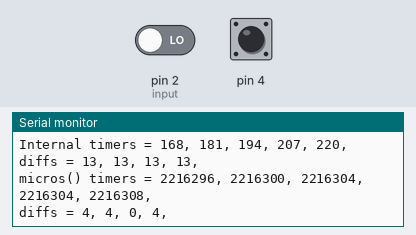
The sketch below on a simulated Arduino Uno, built with avr-gcc and run on an emulated ATmega328P. On the bench: the last lines printed to the serial monitor. The test bench sets the inputs (shaded band); at power-on: pin 2 (input) LOW, pin 4 HIGH.

Above: at 2.4 s.
2.5 s: pin 2 (input) driven HIGH
At 4.5 s:
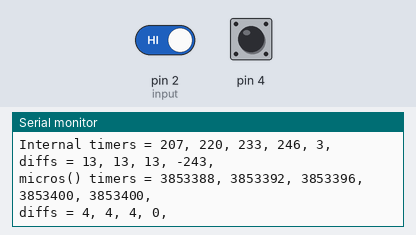
5.2 s: pin 4 pulled LOW for 1 s
9.9 s: pin 4 pulled LOW for 3.2 s
16.8 s: pin 2 (input) driven LOW
At 18.2 s:
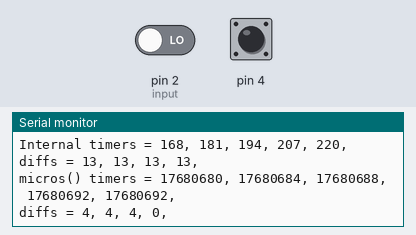
18.3 s: pin 4 pulled LOW for 1 s
Timing chart, 0 to 21.3 s (numbered marks = the images above; inputs shaded):
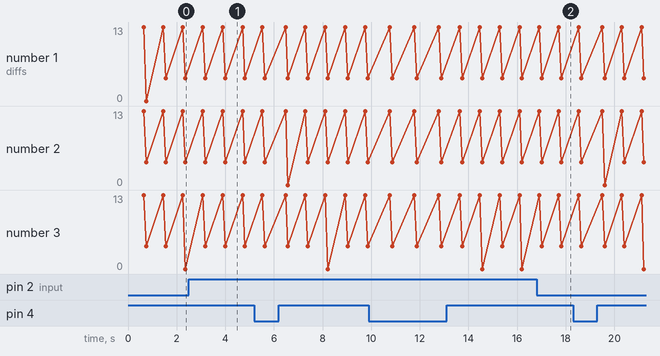

The sketch:

Timers.ino
```cpp
// Pin 13 has an LED connected on most Arduino boards.
// give it a name:
int input = 2;
const int timers = 5;
long timer[timers];

// the setup routine runs once when you press reset:
void setup() {
  Serial.begin(9600);

  pinMode(2, INPUT);
  digitalWrite(2, HIGH);
  pinMode(4, INPUT);
  digitalWrite(4, HIGH);

  Serial.print("TCCR1A = ");
  Serial.print(TCCR2A);
  Serial.print(" | TCCR1B = ");
  Serial.println(TCCR2B);
  // initialize the digital pin as an output.
  pinMode(input, INPUT);
  TCCR2A = 0;
  TCCR2B &= ~((1 << 3) - 1);
  TCCR2B |= 1;
  Serial.print("TCCR1A = ");
  Serial.print(TCCR2A);
  Serial.print(" | TCCR1B = ");
  Serial.println(TCCR2B);
  // initialize the digital pin as an output.
  pinMode(input, INPUT);
}

// the loop routine runs over and over again forever:
void loop() {
  long ticks = 0;
  long val = 0;
  boolean tripped = false;
  long dur = micros();
  TCNT2 = 0;
  while (ticks < 1000000) {
    ticks++;
    if (!tripped && (PIND & (1 << 4))) {
      tripped = true;
    }
  }
  val = TCNT2;
  dur = micros() - dur;

  if (digitalRead(input)) {
    Serial.print("Pushed ");
    Serial.println(millis());
  }
  Serial.print("TCNT1 = ");
  Serial.print(val);
  Serial.print(" | tripped = ");
  Serial.print(tripped);
  Serial.print(" | micros = ");
  Serial.println(dur);
  timer[0] = TCNT2;
  timer[1] = TCNT2;
  timer[2] = TCNT2;
  timer[3] = TCNT2;
  timer[4] = TCNT2;
  Serial.print("Internal timers = ");
  for (int i = 0; i < timers; i++) {
    Serial.print(timer[i]);
    Serial.print(", ");
  }
  Serial.println();
  Serial.print("diffs = ");
  for (int i = 1; i < timers; i++) {
    Serial.print(timer[i] - timer[i - 1]);
    Serial.print(", ");
  }
  Serial.println();
  timer[0] = micros();
  timer[1] = micros();
  timer[2] = micros();
  timer[3] = micros();
  timer[4] = micros();
  Serial.print("micros() timers = ");
  for (int i = 0; i < timers; i++) {
    Serial.print(timer[i]);
    Serial.print(", ");
  }
  Serial.println();
  Serial.print("diffs = ");
  for (int i = 1; i < timers; i++) {
    Serial.print(timer[i] - timer[i - 1]);
    Serial.print(", ");
  }
  Serial.println();
  delay(100);               // wait for a second
}
```

Measured:
- after the input at 2.5 s, the serial monitor: prints a new line after 0.47 s (image 1)
- after the input at 16.8 s, the serial monitor: prints a new line after 0.06 s (image 2)
